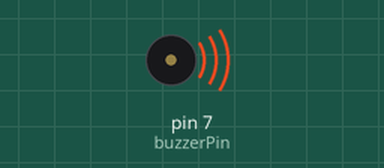
The sketch below on a simulated Arduino Uno, built with avr-gcc and run on an emulated ATmega328P. Shown: buzzer (waves = sounding). What the sketch prints to the serial monitor is not drawn.

Above: at 0.1 s.
Timing chart, 0 to 1.6 s (numbered marks = the images above):
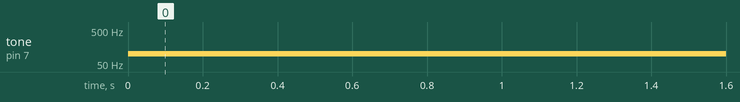

The sketch:

BluetoothBuzzerPrototype.ino
```cpp
// Constantly reads signals from bluetooth device, and if no signal received buzzer is played
// The HC-05 defaults to commincation mode when first powered on.

#include <SoftwareSerial.h>
SoftwareSerial BTserial(10, 11); // RX | TX
const int buzzerPin = 7;//the buzzer pin attach to pin 7
// Connect the HC-05 TX to Arduino pin 10
// Connect the HC-05 RX to Arduino pin 11

void setup()
{
    Serial.begin(9600);
    pinMode(buzzerPin,OUTPUT);//set buzzerPin as OUTPUT
    // HC-06 default serial speed for communcation mode is 9600
    BTserial.begin(9600);
}

void loop()
{
    Serial.println(BTserial.read());
    //If no signal received then play buzzer
    if(BTserial.read() == -1){
      tone(7,100);
      delay(1000);
      BTserial.write(2);
    }

    //If signal received then silence buzzer
    else{
      noTone(7);
      delay(100);
      BTserial.write(2);
    }
}
```

Measured:
- by itself, tone on pin 7 (buzzerPin): silent → 100 Hz at 0.00 s
